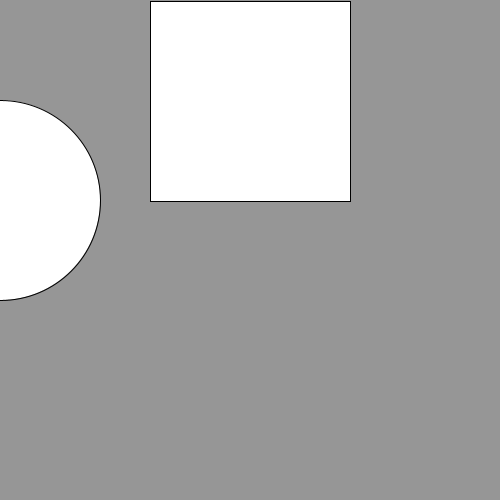
Frame 1 (no input)
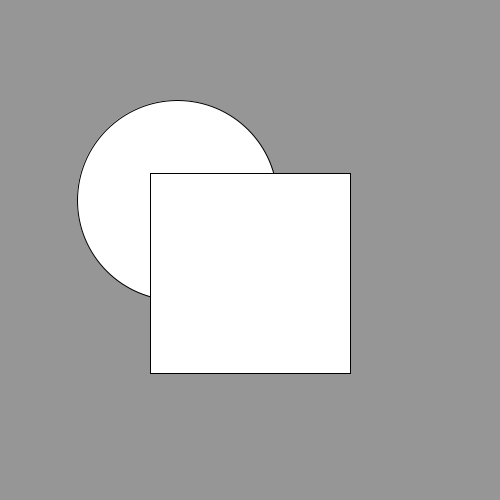
Frame 60 (the mouse pressed at the canvas centre just before this capture)
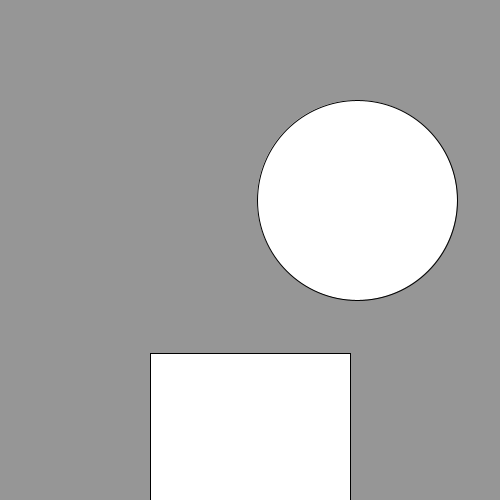
Frame 120 (the mouse held since frame 60 and released just before this capture)

The Processing sketch that drew these frames (run headless with seeded random() and noise(); from frame 60 on, the mouse is pressed at the canvas centre):

// Processing sketch: sketch_5_Booleans
// ── sketch_5_Booleans.pde
boolean moveRectDown = false; // creates the variables
boolean moveBallLeft = false;
int circleHozPos = 0;
int squareVertPos = 1;

void setup() {  
  size(500, 500);
}

void draw() {
  background(150);
  if (key == 'r'|| key =='R') { // when the r,g,b, or w key is pressed it changes the shapes to their respective colour
    fill(255, 0, 0);
  }
  if (key == 'g'|| key =='G') {
    fill(0, 255, 0);
  }
  if (key == 'b'|| key =='B') {
    fill(0, 0, 255);
  }
   if (key == 'w'|| key =='W') {
    fill(255, 255, 255);
  }
  ellipse(circleHozPos, 200, 200, 200);
  if (circleHozPos >= 400) { // if the circle touches the edge of the screen it changes the boolean variable so the circle goes the opposite direction
    moveBallLeft = true;
  }
  if (circleHozPos <= 100) {
    moveBallLeft = false;
  }
  if (moveBallLeft == true) {
    circleHozPos = circleHozPos - 3;
  }
  if (moveBallLeft == false) {
    circleHozPos = circleHozPos + 3;
  }

  //-----------------------------------------------------
  rect(150, squareVertPos, 200, 200);
  if (squareVertPos >= 400) { // if the rectangle touches the edge of the screen it changes the boolean variable so the rectangle goes the opposite direction
    moveRectDown = false;
  }
  if (squareVertPos <= 0) {
    moveRectDown = true;
  }
  if (moveRectDown == true) {
    squareVertPos = squareVertPos + 3;
  }
  if (moveRectDown == false) {
    squareVertPos = squareVertPos - 2;
  }
}
